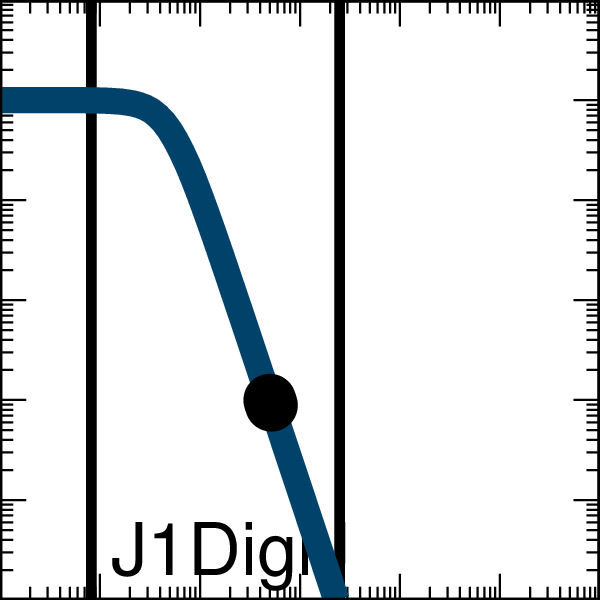

Source code (gnuplot):

set output "demo_FixedGatesDigital0xFE_002_A000_xfer_model_J1_DigiJ.eps"
set terminal postscript eps enhanced color "Helvetica, 35" size 2,2
set logscale x
set logscale y
set lmargin screen 0.0
set rmargin screen 1.0
set tmargin screen 1.0
set bmargin screen 0.0
set size ratio 1.0
set border linewidth 2
set tics scale 2
set mxtics 10
set mytics 10
set key bottom left
set key samplen -1
set xrange [0.001:1000.0]
set yrange [0.001:1000.0]
set format y "10^{%L}"    
set format x "10^{%L}"    
set format x ""    
set xlabel '11110000'
set arrow from 0.0082,0.001 to 0.0082,1000.0 nohead lw 10 lt 2 lc rgb '#000000'
set arrow from 2.5,0.001 to 2.5,1000.0 nohead lw 10 lt 2 lc rgb '#000000'
ymin = 0.0
ymax = 100.0
K = 0.05
n = 3.0
set dummy x

plot ymin+(ymax-ymin)/(1.0+(x/K)**n) lw 25 lc rgb '#004368' title 'J1DigiJ',\
 "<echo '1 2'" using (0.5):(0.0999000999000999)  with points pt 7 ps 4 lc rgb 'black' notitle,\
 "<echo '1 2'" using (0.52):(0.0888206746107878)  with points pt 7 ps 4 lc rgb 'black' notitle
